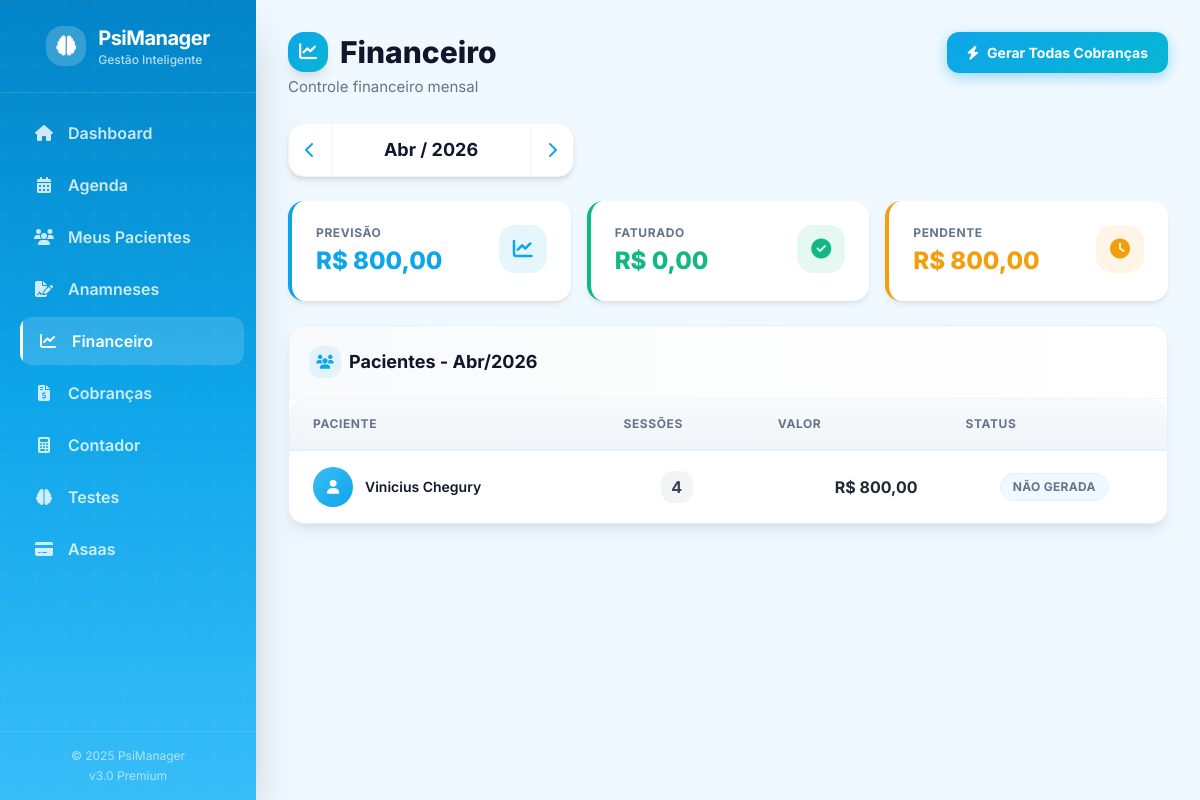
/financeiro.php, run on the app's committed database.
### tables this page shows
CREATE TABLE `pacientes` (
  `id` int(11) NOT NULL,
  `nome` varchar(100) NOT NULL,
  `cpf` varchar(14) NOT NULL,
  `whatsapp` varchar(20) NOT NULL,
  `email` varchar(100) DEFAULT NULL,
  `dia_semana_fixo` int(11) NOT NULL COMMENT '1=Seg, 2=Ter, 3=Qua, 4=Qui, 5=Sex',
  `horario_fixo` time NOT NULL,
  `valor_sessao` decimal(10,2) NOT NULL,
  `dia_vencimento` int(11) NOT NULL COMMENT 'Dia do mês (ex: 5, 10, 15)',
  `dias_antecedencia` int(11) NOT NULL DEFAULT 5,
  `ativo` tinyint(1) NOT NULL DEFAULT 1,
  `created_at` timestamp NOT NULL DEFAULT current_timestamp(),
  `foto` varchar(255) DEFAULT NULL,
  `frequencia` enum('semanal','quinzenal') DEFAULT 'semanal',
  `semana_inicio` tinyint(1) DEFAULT 1
);

### classes/AsaasClient.php (called while the page is built, shortened)
<?php
class AsaasClient {
    public function __construct() {
        $this->apiUrl = $_ENV['ASAAS_URL'] ?? getenv('ASAAS_URL') ?? '';
    }
}

### classes/BillingEngine.php (called while the page is built, shortened)
<?php
require_once __DIR__ . '/AsaasClient.php';
require_once __DIR__ . '/HolidayCalculator.php';
class BillingEngine {
    private $pdo;
    public function __construct($pdo) {
        $this->pdo = $pdo;
    }
    public function calculateMonthlySessions($pacienteId, $mes, $ano) {
        $stmt = $this->pdo->prepare("SELECT * FROM pacientes WHERE id = ?");
        $stmt->execute([$pacienteId]);
        $paciente = $stmt->fetch(PDO::FETCH_ASSOC);
        $diaSemanaFixo = $paciente['dia_semana_fixo'];
        $frequencia = $paciente['frequencia'] ?? 'semanal';
        $qtdSessoes = 0;
        $numDiasMes = cal_days_in_month(CAL_GREGORIAN, $mes, $ano);
        for ($d = 1; $d <= $numDiasMes; $d++) {
            $dataCheck = "$ano-$mes-" . str_pad($d, 2, '0', STR_PAD_LEFT);
            if (date('N', strtotime($dataCheck)) == $diaSemanaFixo) {
                if ($frequencia === 'semanal') {
                    $qtdSessoes++;
                }
            }
        }
        $valorTotal = $qtdSessoes * $paciente['valor_sessao'];
        return [
            'qtd_sessoes' => $qtdSessoes,
            'valor_total' => $valorTotal
        ];
    }
}

### classes/HolidayCalculator.php (called while the page is built, shortened)
<?php
class HolidayCalculator {
    public static function isHoliday($date) {
        $timestamp = strtotime($date);
        $day = date('d', $timestamp);
        $month = date('m', $timestamp);
        $year = date('Y', $timestamp);
        $fixedHolidays = [
            '01-01',
            '04-21',
            '05-01',
            '09-07',
            '10-12',
            '11-02',
            '11-15',
            '11-20',
            '12-25',
        ];
        $easter = easter_date($year);
        $carnival = date('Y-m-d', strtotime('-47 days', $easter));
        $goodFriday = date('Y-m-d', strtotime('-2 days', $easter));
        $corpusChristi = date('Y-m-d', strtotime('+60 days', $easter));
        $movableHolidays = [$carnival, $goodFriday, $corpusChristi];
        return false;
    }
}
?>

### includes/functions.php (called while the page is built, shortened)
<?php
function formatMoney($value) {
    return 'R$ ' . number_format($value, 2, ',', '.');
}
?>

### financeiro.php (the view, shortened to what this page needs)
<?php
require_once __DIR__ . '/config/db.php';
require_once __DIR__ . '/includes/functions.php';
require_once __DIR__ . '/classes/BillingEngine.php';
include __DIR__ . '/includes/header.php';
$mesRef = $_GET['mes_ref'] ?? date('Y-m');
list($ano, $mes) = explode('-', $mesRef);
$engine = new BillingEngine($pdo);
$stmtPacientes = $pdo->query("SELECT * FROM pacientes WHERE ativo = 1 ORDER BY nome ASC");
$pacientesAtivos = $stmtPacientes->fetchAll(PDO::FETCH_ASSOC);
$listaFinanceira = [];
$totalPrevisao = 0;
$totalFaturado = 0;
foreach ($pacientesAtivos as $paciente) {
    $calculo = $engine->calculateMonthlySessions($paciente['id'], $mes, $ano);
    $stmtFat = $pdo->prepare("SELECT * FROM faturas WHERE paciente_id = ? AND mes_referencia = ?");
    $stmtFat->execute([$paciente['id'], $mesRef]);
    $fatura = $stmtFat->fetch(PDO::FETCH_ASSOC);
    $statusFatura = $fatura ? $fatura['status'] : 'não gerada';
    $totalPrevisao += $calculo['valor_total'];
    $listaFinanceira[] = [
        'id' => $paciente['id'],
        'nome' => $paciente['nome'],
        'foto' => $paciente['foto'] ?? null,
        'whatsapp' => $paciente['whatsapp'],
        'qtd_sessoes' => $calculo['qtd_sessoes'],
        'valor_previsto' => $calculo['valor_total'],
        'fatura' => $fatura,
        'status' => $statusFatura
    ];
}
$mesesPT = ['01'=>'Jan','02'=>'Fev','03'=>'Mar','04'=>'Abr','05'=>'Mai','06'=>'Jun','07'=>'Jul','08'=>'Ago','09'=>'Set','10'=>'Out','11'=>'Nov','12'=>'Dez'];
?>
<div class="page-header mb-6">
    <div>
        <h2 class="page-title flex items-center gap-3">
            <span class="w-10 h-10 bg-gradient-to-br from-primary to-accent rounded-xl flex items-center justify-center text-white shadow-lg"><i class="fas fa-chart-line text-lg"></i></span>
            Financeiro
        </h2>
        <p class="page-subtitle">Controle financeiro mensal</p>
    </div>
    <div class="flex gap-2">
        <form method="POST" class="inline">
            <button type="submit" name="gerar_todas" class="btn btn-primary" onclick="return confirm('Gerar cobranças para todos os pacientes deste mês?')">
                <i class="fas fa-bolt"></i> <span class="hidden sm:inline">Gerar Todas Cobranças</span>
            </button>
        </form>
    </div>
</div>
<div class="flex items-center justify-center bg-white rounded-xl shadow-md border border-gray-100 overflow-hidden mb-6 w-full sm:w-auto sm:inline-flex">
    <a href="?mes_ref=<?php echo date('Y-m', strtotime($mesRef . '-01 -1 month')); ?>" class="px-4 py-3 text-primary hover:bg-primary hover:text-white transition-colors"><i class="fas fa-chevron-left"></i></a>
    <div class="px-6 py-3 min-w-[200px] text-center border-x border-gray-100">
        <h2 class="text-lg font-bold text-text-main"><?php echo ($mesesPT[$mes] ?? $mes) . ' / ' . $ano; ?></h2>
    </div>
    <a href="?mes_ref=<?php echo date('Y-m', strtotime($mesRef . '-01 +1 month')); ?>" class="px-4 py-3 text-primary hover:bg-primary hover:text-white transition-colors"><i class="fas fa-chevron-right"></i></a>
</div>
<div class="grid grid-cols-1 sm:grid-cols-3 gap-4 mb-6">
    <div class="stat-card"><div class="flex items-start justify-between"><div><p class="text-xs text-text-light uppercase font-bold tracking-wider mb-1">Previsão</p><p class="text-2xl font-extrabold text-primary"><?php echo formatMoney($totalPrevisao); ?></p></div><div class="w-12 h-12 bg-primary/10 rounded-xl flex items-center justify-center text-primary"><i class="fas fa-chart-line text-xl"></i></div></div></div>
    <div class="stat-card success"><div class="flex items-start justify-between"><div><p class="text-xs text-text-light uppercase font-bold tracking-wider mb-1">Faturado</p><p class="text-2xl font-extrabold text-success"><?php echo formatMoney($totalFaturado); ?></p></div><div class="w-12 h-12 bg-success/10 rounded-xl flex items-center justify-center text-success"><i class="fas fa-check-circle text-xl"></i></div></div></div>
    <div class="stat-card warning"><div class="flex items-start justify-between"><div><p class="text-xs text-text-light uppercase font-bold tracking-wider mb-1">Pendente</p><p class="text-2xl font-extrabold text-warning"><?php echo formatMoney($totalPrevisao - $totalFaturado); ?></p></div><div class="w-12 h-12 bg-warning/10 rounded-xl flex items-center justify-center text-warning"><i class="fas fa-clock text-xl"></i></div></div></div>
</div>
<div class="card-shadow overflow-hidden">
    <div class="p-5 border-b border-gray-100 bg-gradient-to-r from-gray-50 to-white"><h3 class="text-lg font-bold text-text-main flex items-center gap-2"><span class="w-8 h-8 bg-primary/10 rounded-lg flex items-center justify-center"><i class="fas fa-users text-primary text-sm"></i></span> Pacientes - <?php echo ($mesesPT[$mes] ?? $mes) . '/' . $ano; ?></h3></div>
    <div class="table-responsive">
        <table class="table-premium">
            <thead><tr><th>Paciente</th><th class="text-center">Sessões</th><th class="text-right">Valor</th><th class="text-center">Status</th></tr></thead>
            <tbody>
                <?php foreach ($listaFinanceira as $item): ?>
                <tr>
                    <td>
                        <div class="flex items-center gap-3">
                            <div class="avatar avatar-md">
                                <?php if (!empty($item['foto']) && file_exists(__DIR__ . '/public/uploads/pacientes/' . $item['foto'])): ?>
                                    <img src="public/uploads/pacientes/<?php echo $item['foto']; ?>" alt="">
                                <?php else: ?><i class="fas fa-user text-sm"></i><?php endif; ?>
                            </div>
                            <p class="font-semibold text-gray-900 text-sm"><?php echo htmlspecialchars($item['nome']); ?></p>
                        </div>
                    </td>
                    <td class="text-center"><span class="inline-flex items-center justify-center w-8 h-8 bg-gray-100 rounded-lg font-bold text-gray-700"><?php echo $item['qtd_sessoes']; ?></span></td>
                    <td class="text-right"><span class="font-bold text-gray-800"><?php echo formatMoney($item['valor_previsto']); ?></span></td>
                    <td class="text-center">
                        <?php
                        $badgeClass = match($item['status']) {
                            'pago' => 'badge-success',
                            'pendente' => 'badge-warning',
                            'vencido' => 'badge-danger',
                            default => 'badge-neutral'
                        };
                        $statusLabel = match($item['status']) {
                            'pago' => 'Pago',
                            'pendente' => 'Pendente',
                            'vencido' => 'Vencido',
                            default => 'Não Gerada'
                        };
                        ?>
                        <span class="badge <?php echo $badgeClass; ?>"><?php echo $statusLabel; ?></span>
                    </td>
                </tr>
                <?php endforeach; ?>
            </tbody>
        </table>
    </div>
</div>
<?php include __DIR__ . '/includes/footer.php'; ?>

### data on the page
pacientes: nome "Vinicius Chegury", qtd_sessoes "4", valor_previsto "R$ 800,00", statusLabel "NÃO GERADA"

### other printed values
$item['label'] "Dashboard"
$item['label'] "Agenda"
$item['label'] "Meus Pacientes"
$item['label'] "Anamneses"
$item['label'] "Financeiro"
$item['label'] "Cobranças"
$item['label'] "Contador"
$item['label'] "Testes"
$item['label'] "Asaas"
$mesesPT[$mes] "Abr"
$ano "2026"
formatMoney($totalPrevisao) "R$ 800,00"
formatMoney($totalFaturado) "R$ 0,00"
formatMoney($totalPrevisao - $totalFaturado) "R$ 800,00"
